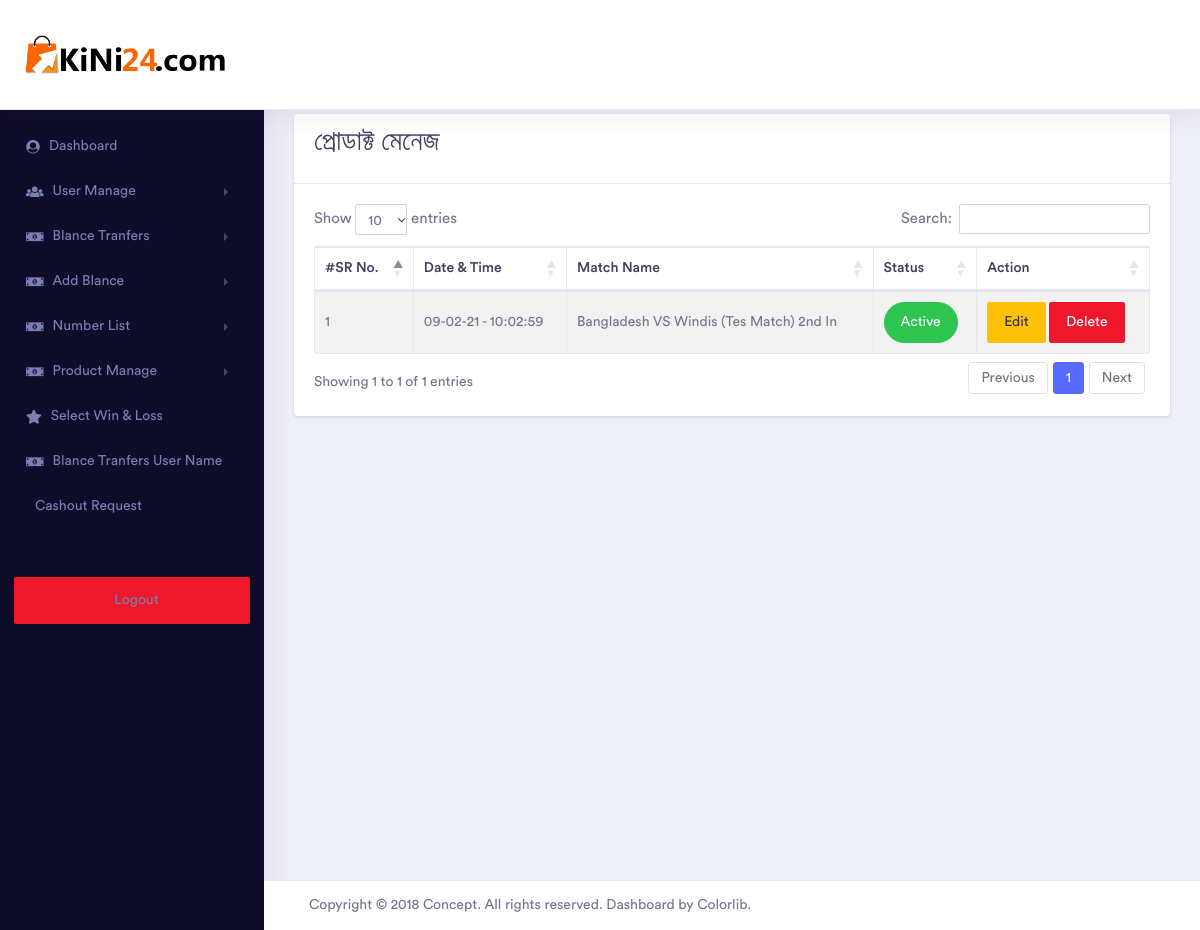
The page /admin/manage-product.php (signed in) on the database its author committed.
### tables this page shows
CREATE TABLE `product` (
  `id` int(11) NOT NULL,
  `name` varchar(255) NOT NULL,
  `team1` varchar(255) NOT NULL,
  `team1_titel` varchar(255) NOT NULL,
  `team1_price` varchar(255) NOT NULL,
  `team1_bid` varchar(255) NOT NULL,
  `team1_bid_limit` varchar(255) NOT NULL,
  `team2` varchar(255) NOT NULL,
  `team2_titel` varchar(255) NOT NULL,
  `team2_price` varchar(255) NOT NULL,
  `team2_bid` varchar(255) NOT NULL,
  `team2_bid_limit` varchar(255) NOT NULL,
  `team3` varchar(255) NOT NULL,
  `team3_titel` varchar(255) NOT NULL,
  `team3_price` varchar(255) NOT NULL,
  `team3_bid` varchar(255) NOT NULL,
  `team3_bid_limit` varchar(255) NOT NULL,
  `team4` varchar(255) NOT NULL,
  `team4_titel` varchar(255) NOT NULL,
  `team4_price` varchar(255) NOT NULL,
  `team4_bid` varchar(255) NOT NULL,
  `tem4_bid_limit` varchar(255) NOT NULL,
  `status` varchar(255) NOT NULL,
  `dateTime` varchar(255) NOT NULL
);

### admin/manage-product.php (the view, shortened to what this page needs)
<?php include 'inc/header.php';?>
<?php
if(isset($_SESSION['id']) && !empty($_SESSION['id'])){
include 'inc/side-bar.php';
include 'lib/db.php';
?>
<div class="dashboard-wrapper">
    <div class="dashboard-ecommerce">
        <div class="container-fluid dashboard-content ">
            <div class="row">
              <div class="col-md-12 mt-4">
              <div class="card">
            <div class="card-header">
               <h2> প্রোডাক্ট মেনেজ </h2>
           </div>
                  <div class="card-body">
                      <table id="example" class="table table-striped table-bordered ">
                          <thead>
                              <tr>
                                  <th>#SR No.</th>
                                  <th>Date & Time</th>
                                  <th>Match Name</th>
                                  <th>Status</th>
                                  <th>Action</th>
                              </tr>
                          </thead>
                          <tbody>
                             <?php
                              $sr = '0';
                        $ShowSql = mysqli_query($conn, "select * from product order by id desc");
                        if(mysqli_num_rows($ShowSql)){
                            while($showProduct = mysqli_fetch_assoc($ShowSql)){
                        $sr++;
                              ?>
                              <tr>
                              <td><?= $sr;?></td>
                              <td><?= $showProduct['dateTime'];?></td>
                              <td><?= $showProduct['name'];?></td>
                                <td>
                                 <?php if($showProduct['status'] == 'Pending'){ ?>
                                    <button class="btn btn-primary btn-rounded"><?= $showProduct['status'];?></button>
                                  <?php }else{ ?>
                                   <button class="btn btn-success btn-rounded"><?= $showProduct['status'];?></button>
                                <?php }?>
                              </td>
                              <td>
                                <a href="edit-product.php?product_id=<?= $showProduct['id']?>" class="btn btn-warning">Edit</a>
                                <a href="?product_id=<?= $showProduct['id']?>&delete=<?= $showProduct['id']?>" class="btn btn-danger">Delete</a>
                              </td>
                          </tr>
                          <?php } }  ?>
                          </tbody>
                      </table>
                  </div>
              </div>
              </div>
            </div>
        </div>
    </div>
    <?php include 'inc/footer.php';
    }else{
    echo '<script>window.location.href = "index.php";</script>';
}
    ?>

### rows shown on the page
product: dateTime "09-02-21 - 10:02:59", name "Bangladesh VS Windis (Tes Match) 2nd In", status "Active"
